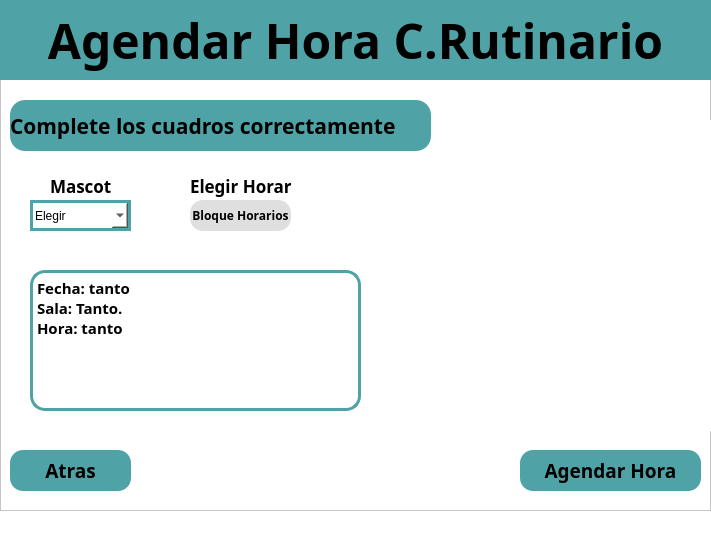
<?xml version="1.0" encoding="UTF-8"?>
<ui version="4.0">
 <class>MainWindow</class>
 <widget class="QMainWindow" name="MainWindow">
  <property name="geometry">
   <rect>
    <x>0</x>
    <y>0</y>
    <width>711</width>
    <height>540</height>
   </rect>
  </property>
  <property name="minimumSize">
   <size>
    <width>711</width>
    <height>540</height>
   </size>
  </property>
  <property name="maximumSize">
   <size>
    <width>711</width>
    <height>540</height>
   </size>
  </property>
  <property name="font">
   <font>
    <pointsize>36</pointsize>
   </font>
  </property>
  <property name="windowTitle">
   <string>Clinica CVI</string>
  </property>
  <property name="styleSheet">
   <string notr="true">background-color: rgb(255, 255, 255);</string>
  </property>
  <widget class="QWidget" name="centralwidget">
   <widget class="QFrame" name="frame">
    <property name="geometry">
     <rect>
      <x>0</x>
      <y>0</y>
      <width>711</width>
      <height>511</height>
     </rect>
    </property>
    <property name="minimumSize">
     <size>
      <width>711</width>
      <height>511</height>
     </size>
    </property>
    <property name="maximumSize">
     <size>
      <width>711</width>
      <height>511</height>
     </size>
    </property>
    <property name="sizeIncrement">
     <size>
      <width>10000</width>
      <height>10000</height>
     </size>
    </property>
    <property name="cursor">
     <cursorShape>ArrowCursor</cursorShape>
    </property>
    <property name="styleSheet">
     <string notr="true">background-color: rgb(255, 255, 255);</string>
    </property>
    <property name="frameShape">
     <enum>QFrame::StyledPanel</enum>
    </property>
    <property name="frameShadow">
     <enum>QFrame::Raised</enum>
    </property>
    <widget class="QLabel" name="subMenu">
     <property name="geometry">
      <rect>
       <x>10</x>
       <y>100</y>
       <width>421</width>
       <height>51</height>
      </rect>
     </property>
     <property name="font">
      <font>
       <family>Corbel</family>
       <pointsize>16</pointsize>
       <weight>75</weight>
       <bold>true</bold>
      </font>
     </property>
     <property name="styleSheet">
      <string notr="true">background-color: rgb(79, 163, 166);
border-radius: 15px;
</string>
     </property>
     <property name="text">
      <string>Complete los cuadros correctamente</string>
     </property>
     <property name="alignment">
      <set>Qt::AlignLeading|Qt::AlignLeft|Qt::AlignVCenter</set>
     </property>
     <property name="margin">
      <number>16</number>
     </property>
    </widget>
    <widget class="QLabel" name="FondoPerrito">
     <property name="geometry">
      <rect>
       <x>390</x>
       <y>120</y>
       <width>321</width>
       <height>311</height>
      </rect>
     </property>
     <property name="cursor">
      <cursorShape>ArrowCursor</cursorShape>
     </property>
     <property name="text">
      <string/>
     </property>
     <property name="pixmap">
      <pixmap>../imagenes/Logo-removebg-preview.png</pixmap>
     </property>
     <property name="scaledContents">
      <bool>true</bool>
     </property>
    </widget>
    <widget class="QLabel" name="labelMascota">
     <property name="geometry">
      <rect>
       <x>50</x>
       <y>170</y>
       <width>61</width>
       <height>31</height>
      </rect>
     </property>
     <property name="font">
      <font>
       <family>Corbel</family>
       <pointsize>13</pointsize>
       <weight>75</weight>
       <bold>true</bold>
      </font>
     </property>
     <property name="styleSheet">
      <string notr="true"/>
     </property>
     <property name="text">
      <string>Mascota</string>
     </property>
    </widget>
    <widget class="QLabel" name="labelHorario">
     <property name="geometry">
      <rect>
       <x>190</x>
       <y>170</y>
       <width>101</width>
       <height>31</height>
      </rect>
     </property>
     <property name="font">
      <font>
       <family>Corbel</family>
       <pointsize>13</pointsize>
       <weight>75</weight>
       <bold>true</bold>
      </font>
     </property>
     <property name="styleSheet">
      <string notr="true"/>
     </property>
     <property name="text">
      <string>Elegir Horario</string>
     </property>
    </widget>
    <widget class="QPushButton" name="ButtonAtras">
     <property name="geometry">
      <rect>
       <x>10</x>
       <y>450</y>
       <width>121</width>
       <height>41</height>
      </rect>
     </property>
     <property name="font">
      <font>
       <family>Corbel</family>
       <pointsize>14</pointsize>
       <weight>75</weight>
       <bold>true</bold>
      </font>
     </property>
     <property name="cursor">
      <cursorShape>PointingHandCursor</cursorShape>
     </property>
     <property name="styleSheet">
      <string notr="true">QPushButton{
	border-radius: 13px;
	background-color: #4fa3a6;
}
QPushButton::hover {
    background: rgb(181, 181, 181) ;
}
</string>
     </property>
     <property name="text">
      <string>Atras</string>
     </property>
    </widget>
    <widget class="QPushButton" name="ButtonAgendarHora">
     <property name="geometry">
      <rect>
       <x>520</x>
       <y>450</y>
       <width>181</width>
       <height>41</height>
      </rect>
     </property>
     <property name="font">
      <font>
       <family>Corbel</family>
       <pointsize>14</pointsize>
       <weight>75</weight>
       <bold>true</bold>
      </font>
     </property>
     <property name="cursor">
      <cursorShape>PointingHandCursor</cursorShape>
     </property>
     <property name="styleSheet">
      <string notr="true">QPushButton{
	border-radius: 13px;
	background-color: #4fa3a6;
}
QPushButton::hover {
    background: rgb(181, 181, 181) ;
}
</string>
     </property>
     <property name="text">
      <string>Agendar Hora</string>
     </property>
    </widget>
    <widget class="QComboBox" name="MascotaComboBox">
     <property name="geometry">
      <rect>
       <x>30</x>
       <y>200</y>
       <width>101</width>
       <height>31</height>
      </rect>
     </property>
     <property name="styleSheet">
      <string notr="true">border: 3px solid #4fa3a6 ;</string>
     </property>
     <item>
      <property name="text">
       <string>Elegir</string>
      </property>
     </item>
    </widget>
    <widget class="QLabel" name="Titulo">
     <property name="geometry">
      <rect>
       <x>0</x>
       <y>0</y>
       <width>711</width>
       <height>80</height>
      </rect>
     </property>
     <property name="font">
      <font>
       <family>Corbel</family>
       <pointsize>36</pointsize>
       <weight>75</weight>
       <bold>true</bold>
      </font>
     </property>
     <property name="styleSheet">
      <string notr="true">background: #4fa3a6;</string>
     </property>
     <property name="text">
      <string>Agendar Hora C.Rutinario</string>
     </property>
     <property name="alignment">
      <set>Qt::AlignCenter</set>
     </property>
    </widget>
    <widget class="QPushButton" name="ButtonAtras_2">
     <property name="geometry">
      <rect>
       <x>190</x>
       <y>200</y>
       <width>101</width>
       <height>31</height>
      </rect>
     </property>
     <property name="font">
      <font>
       <family>Corbel</family>
       <pointsize>9</pointsize>
       <weight>75</weight>
       <bold>true</bold>
      </font>
     </property>
     <property name="cursor">
      <cursorShape>PointingHandCursor</cursorShape>
     </property>
     <property name="styleSheet">
      <string notr="true">QPushButton{
	border-radius: 13px;
	background-color: #dfdfdf;
}
QPushButton::hover {
    background: rgb(189, 255, 253) ;
}
</string>
     </property>
     <property name="text">
      <string>Bloque Horarios</string>
     </property>
    </widget>
    <widget class="QLabel" name="subMenu_2">
     <property name="geometry">
      <rect>
       <x>30</x>
       <y>270</y>
       <width>331</width>
       <height>141</height>
      </rect>
     </property>
     <property name="font">
      <font>
       <family>Corbel</family>
       <pointsize>11</pointsize>
       <weight>75</weight>
       <bold>true</bold>
      </font>
     </property>
     <property name="cursor">
      <cursorShape>BlankCursor</cursorShape>
     </property>
     <property name="styleSheet">
      <string notr="true">border: 3px solid #4fa3a6 ;
border-radius: 15px;
</string>
     </property>
     <property name="text">
      <string>Fecha: tanto
Sala: Tanto.
Hora: tanto</string>
     </property>
     <property name="alignment">
      <set>Qt::AlignLeading|Qt::AlignLeft|Qt::AlignTop</set>
     </property>
     <property name="margin">
      <number>16</number>
     </property>
    </widget>
    <zorder>FondoPerrito</zorder>
    <zorder>subMenu</zorder>
    <zorder>labelMascota</zorder>
    <zorder>labelHorario</zorder>
    <zorder>ButtonAtras</zorder>
    <zorder>ButtonAgendarHora</zorder>
    <zorder>MascotaComboBox</zorder>
    <zorder>Titulo</zorder>
    <zorder>ButtonAtras_2</zorder>
    <zorder>subMenu_2</zorder>
   </widget>
  </widget>
  <widget class="QMenuBar" name="menubar">
   <property name="geometry">
    <rect>
     <x>0</x>
     <y>0</y>
     <width>711</width>
     <height>21</height>
    </rect>
   </property>
  </widget>
  <widget class="QStatusBar" name="statusbar"/>
 </widget>
 <resources>
  <include location="../imagenes/Resources.qrc"/>
 </resources>
 <connections/>
</ui>
